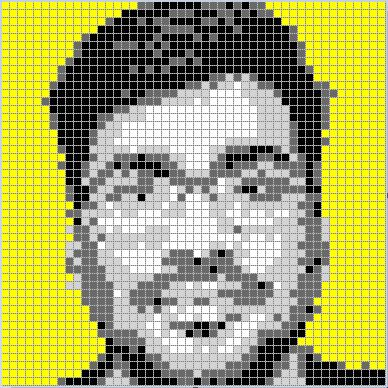
%> input picture images/MosaicEnlarged.JPG, 388 x 388 px
$ octave SCRIPT_ROUGH_2.m   (GNU Octave 9; MATLAB toolbox functions it lacks are replaced by stand-ins)
%> lines starting %> are read from the running program, lines starting %| are printed output that depends on the picture
%% SCRIPT
% = RESIZE AT THE START

%%

clear; close all; clc;

%  Getting Acceptable Image File from User Via Dialog Box
[FileName,PathName]=uigetfile({'*.jpg;*.jpeg;*.png','Acceptable Types'},...
    'Select the "jpg", "jpeg" or "png" file to be used:');
%> the answer given: images/MosaicEnlarged.JPG
FullName=fullfile(PathName,FileName);
if isequal(FileName,0)
    msg = '***** Selection Cancelled *****';
    error(msg);
else
    disp(FullName)
end

%  Load an image
X = imread(FullName);
%> X is the input picture: size 388x388x3 uint8; mean R, G, B 170.2, 170.1, 103.9

% [4 lines of commented-out code are left out]

clear FileName PathName FullName msg

%%

Z = imresize(X,[48,48]);
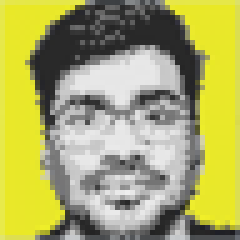
%> Z: size 48x48x3 uint8 (shown 5 times larger); mean R, G, B 170.1, 170.1, 102.9

figure(1);
subplot(2, 3, 1);
imshow(Z)
title('48x48 Resized');

%% Contrast Stretching

A = imadjust(Z,stretchlim(Z),[]);

figure(1);
subplot(2, 3, 2);
imshow(A)
title('Contrast Stretched');

%% Adaptive Histogram Equalization

I = rgb2gray(A);
figure(1);
subplot(2, 3, 3);
imshow(I)
title('Non Histogram Equalized');

figure(2);
imhist(I)
title('Histogram Before Equalization');
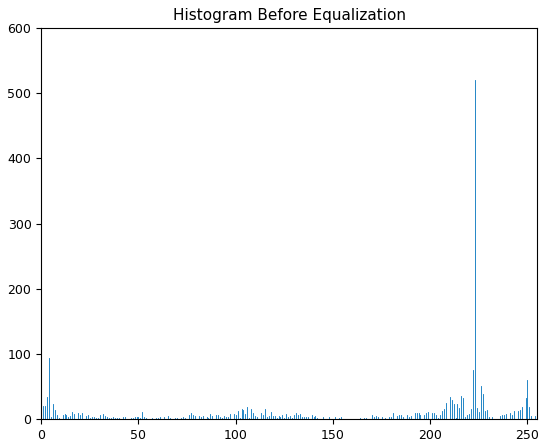
%> figure redrawn from the program's plot data; highest point at x = 223, y = 520

J = adapthisteq(I);

figure(1);
subplot(2, 3, 4);
imshow(J)
title('Histogram Equalized');

figure(3);
imhist(J)
title('Histogram After Equalization');
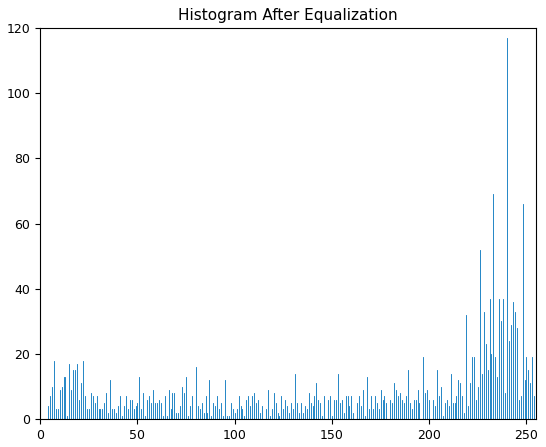
%> figure redrawn from the program's plot data; highest point at x = 240, y = 117

%%

IndexedMap = ([[0,0,0]; [105,105,105]; [211,211,211]; [255,255,0]; [255,255,255]])/255;
% 0-black, 105-dimgrey, 211-lightgrey, 226-yellow, 255-white

%%

I(I<=53) = 0;
I(I>=54 & I<=162) = 1;
I(I>=163 & I<=219) = 2;
I(I>=220 & I<=241) = 3;
I(I>=242) = 4;
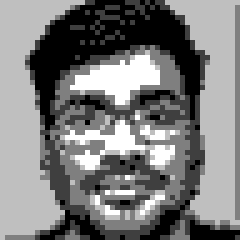
%> I: size 48x48 uint8 (shown 5 times larger); min 0, max 4, mean 1.96; drawn with min black and max white

figure(1);
subplot(2, 3, 5);
imshow(I,IndexedMap)
title('Non Histogram Equalized');

%%

J(J<=53) = 0;
%> J: size 48x48 uint8; min 0, max 255, mean 158.2
J(J>=54 & J<=162) = 1;
J(J>=163 & J<=219) = 2;
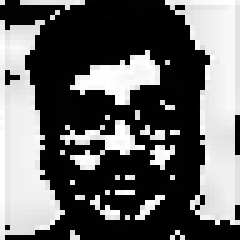
%> J: size 48x48 uint8 (shown 5 times larger); min 0, max 255, mean 100
J(J>=220 & J<=241) = 3;
J(J>=242) = 4;
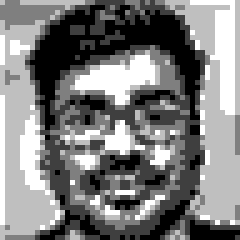
%> J: size 48x48 uint8 (shown 5 times larger); min 0, max 4, mean 1.98; drawn with min black and max white

figure(1);
subplot(2, 3, 6);
imshow(J,IndexedMap)
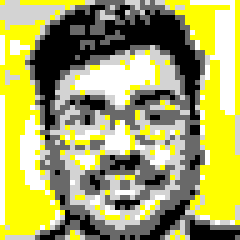
%> displayed picture: size 48x48x3, on the screen's scale of 0 to 255 (shown 5 times larger); mean R, G, B 167.6, 167.6, 99.3
title('Histogram Equalized');
